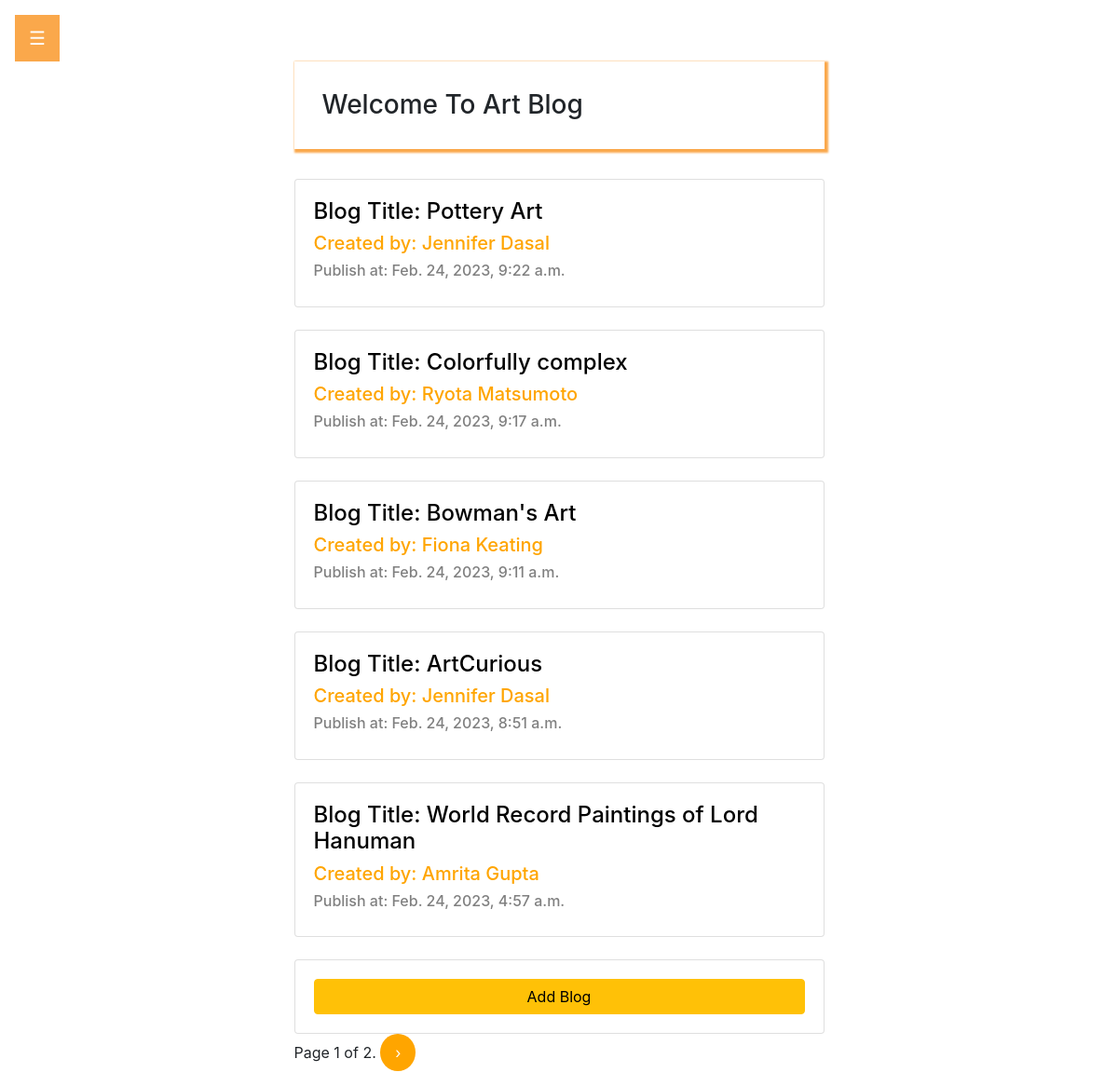
The page /blog/blogs/ on the database as committed earlier.
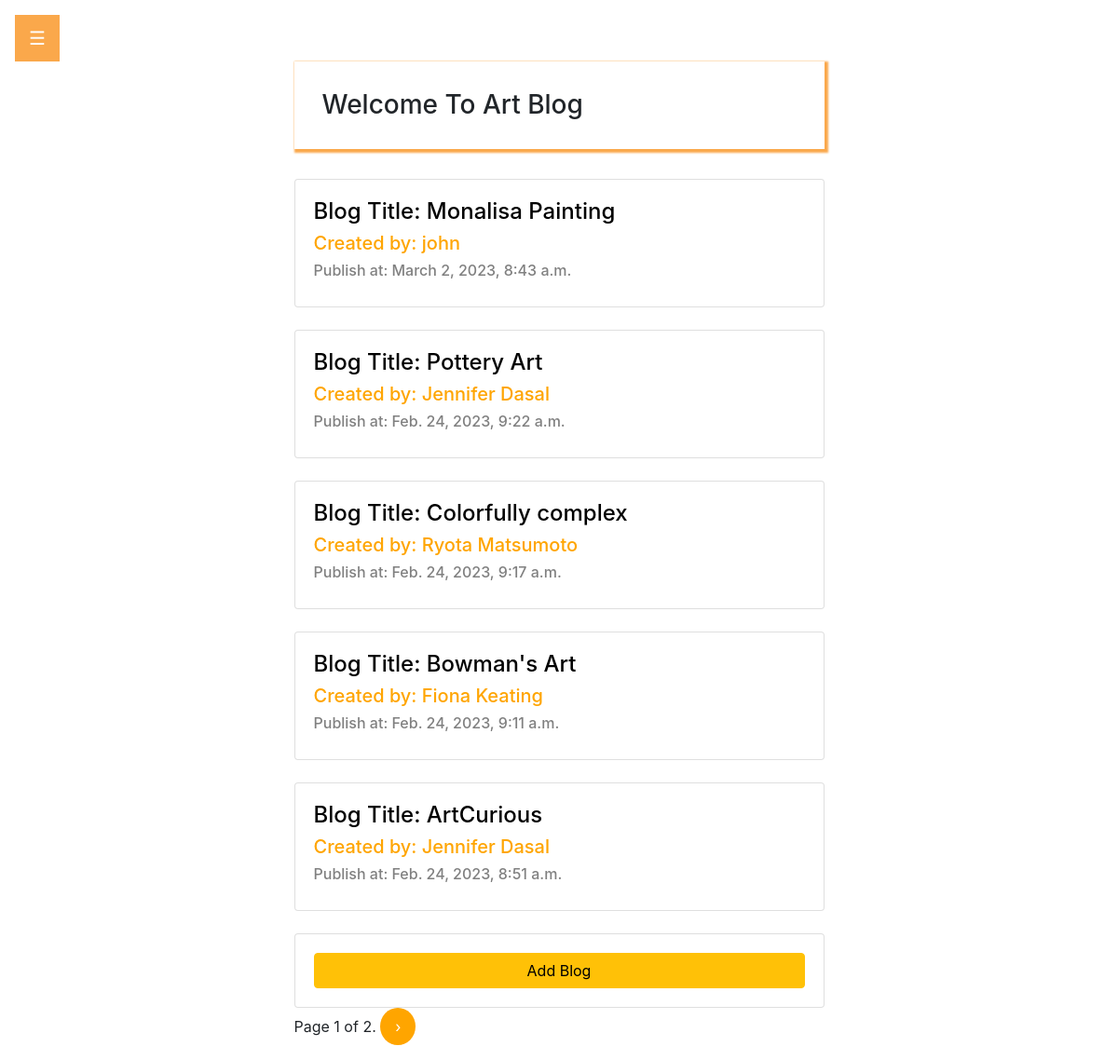
The same page on the database as committed later.
### blog/models.py (models this page shows, shortened)
class BaseModel(models.Model):
    created_at = models.DateTimeField(auto_now_add=True)
    class Meta:
        abstract = True
        ordering = ['-created_at']

class Blog(BaseModel):
    author = models.ForeignKey(Author, on_delete=models.CASCADE,related_name='blogs')
    title = models.CharField(max_length=100)
    blog_content = models.TextField()
    def get_absolute_url(self):
        return reverse("blogdetail", kwargs={"pk": self.pk})

class Author(models.Model):
    name = models.CharField(max_length=100,null=False)
    about_author = models.TextField()
    def __str__(self):
        return self.name

### blog/views.py (the view)
# urls.py: path("blogs/", BlogListView.as_view(), name="blogs"),
class BlogListView(ListView):
    model = Blog
    paginate_by = 5

### blog/templates/blog/blog_list.html (shortened to what this page needs)
{% extends "base.html" %}
{% block content %}
   {% for blog in page_obj %}
        <div class="card">
            <a href=" {{blog.get_absolute_url}}"> <h4><span>Blog Title:</span> {{blog.title}}</h4></a>
            <a href="{% url 'authordetail' blog.author_id %}"><h5><span>Created by:</span> {{blog.author}}</h5></a>
            <h6><span>Publish at:</span> {{blog.created_at}}</h6>
        </div><br>
    {% endfor %}
    <div class="card">
        <button class="btn btn-warning" type="submit"><a href="{% url 'blogform' %}">Add Blog</a></button>
    </div>
    <div class="pagination">
        <footer>
                    <span>
                      Page {{ page_obj.number }} of {{ page_obj.paginator.num_pages }}.
                    </span>
                    {% if page_obj.has_next %}
                      <a href="?page={{ page_obj.next_page_number }}" class="next round">&#8250;</a>
                    {% endif %}
        </footer>
    </div>
{% endblock content %}

Rows that differ between the two databases and show on the page:
no longer on this page (row unchanged): Blog: title "World Record Paintings of Lord Hanuman", author "Amrita Gupta", created_at "Feb. 24, 2023, 4:57 a.m."
added Blog: title "Monalisa Painting", author "john", created_at "March 2, 2023, 8:43 a.m."
